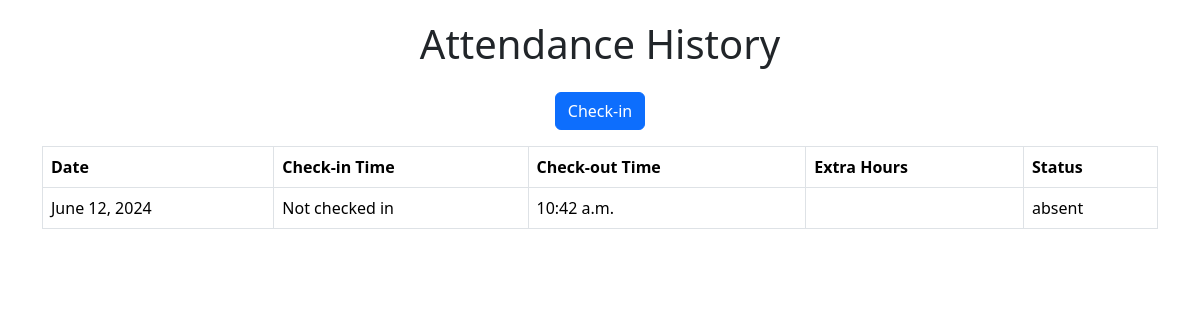
The app's page /labor/attendance/ (signed in) with its own data.
### labor/models.py (models this page shows, shortened)
class Attendance(models.Model):
    ATTENDANCE_CHOICES = [
        ('present', 'Present'),
        ('absent', 'Absent'),
        ('leave', 'Leave')
    ]
    labor = models.ForeignKey(Labor, on_delete=models.CASCADE, related_name="attendance")
    date = models.DateField(auto_now=True)
    check_in = models.TimeField(blank=True, null=True, default=None)
    check_out = models.TimeField(blank=True, null=True, default=None)
    status = models.CharField(max_length=10, choices=ATTENDANCE_CHOICES)
    class Meta:
        unique_together = ('labor', 'date')
        verbose_name_plural = "Attendance"

### labor/views.py (the view, shortened to what this page needs)
# urls.py: path('attendance/', views.attendance_view, name='attendance'),
def attendance_view(request):
    attendance_records = Attendance.objects.filter(labor=request.user.labors).order_by('-date')
    last = attendance_records.first()
    try:
        if last.date != date.today():
            last = None
    except Exception as E:
        print(E)
    return render(request, 'labor/attendance.html', context={'attendance_records': attendance_records, 'today':last})

### labor/templates/labor/attendance.html (shortened to what this page needs)
<!DOCTYPE html>
<html lang="en">
<head>
    <link href="https://cdn.jsdelivr.net/npm/bootstrap@5.3.3/dist/css/bootstrap.min.css" rel="stylesheet">
</head>
<body>
    <div class="container report-container">
        <div class="text-center mb-4">
            <h1>Attendance History</h1>
        </div>
        {% if today.check_in is None %}
        <div class="mb-3 text-center">
            <form action="{% url 'labor:attendance' %}" method="POST">
                <button type="submit" class="btn btn-primary">Check-in</button>
            </form>
        </div>
        {% endif %}
        <table class="table table-bordered">
            <thead>
                <tr>
                    <th>Date</th>
                    <th>Check-in Time</th>
                    <th>Check-out Time</th>
                    <th>Extra Hours</th>
                    <th>Status</th>
                </tr>
            </thead>
            <tbody>
                {% for record in attendance_records %}
                    <tr>
                        <td>{{ record.date }}</td>
                        <td>{{ record.check_in|default:"Not checked in" }}</td>
                        <td>{{ record.check_out|default:"Not checked out" }}</td>
                        <td>{{ record.extra_hours }}</td>
                        <td>{{ record.status }}</td>
                    </tr>
                {% endfor %}
            </tbody>
        </table>
    </div>
</body>
</html>

### labor/templates/labor/attendance.html (style rules this page uses)
.report-container { margin-top: 20px; }
.table th, .table td { vertical-align: middle; }

### records on screen
Attendance: date "June 12, 2024", check_in "Not checked in", check_out "10:42 a.m.", status "absent"
